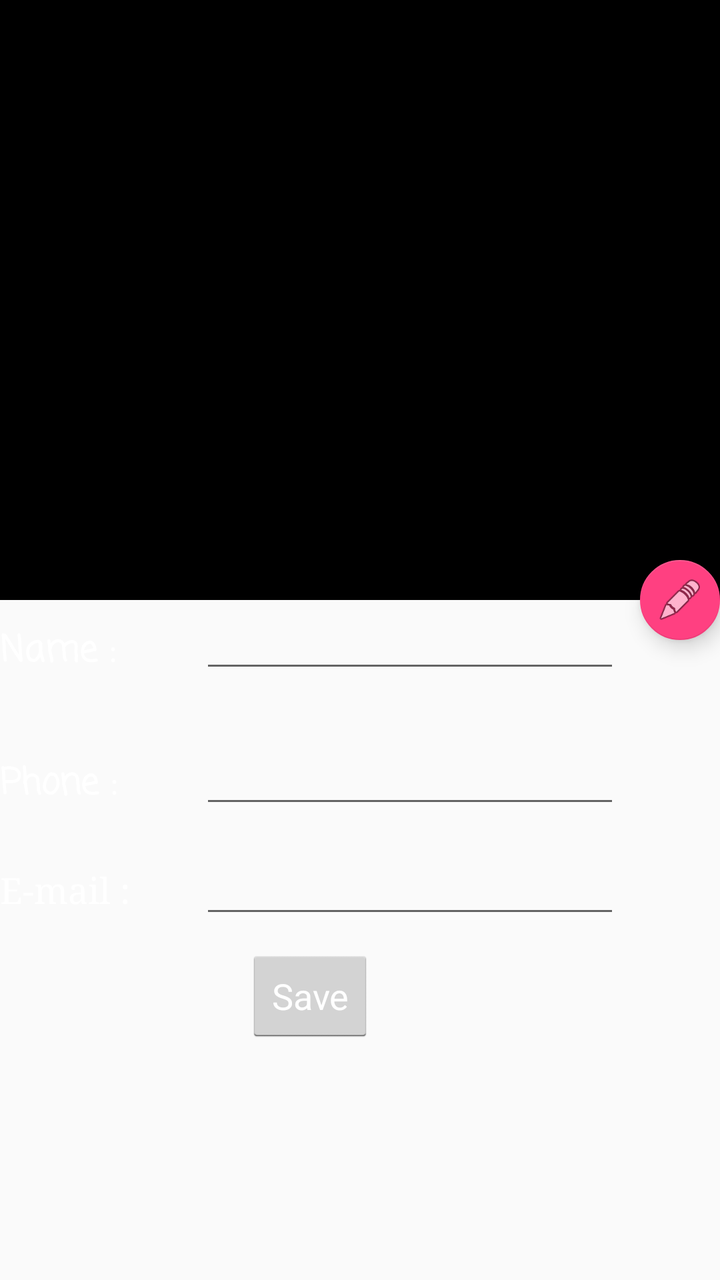
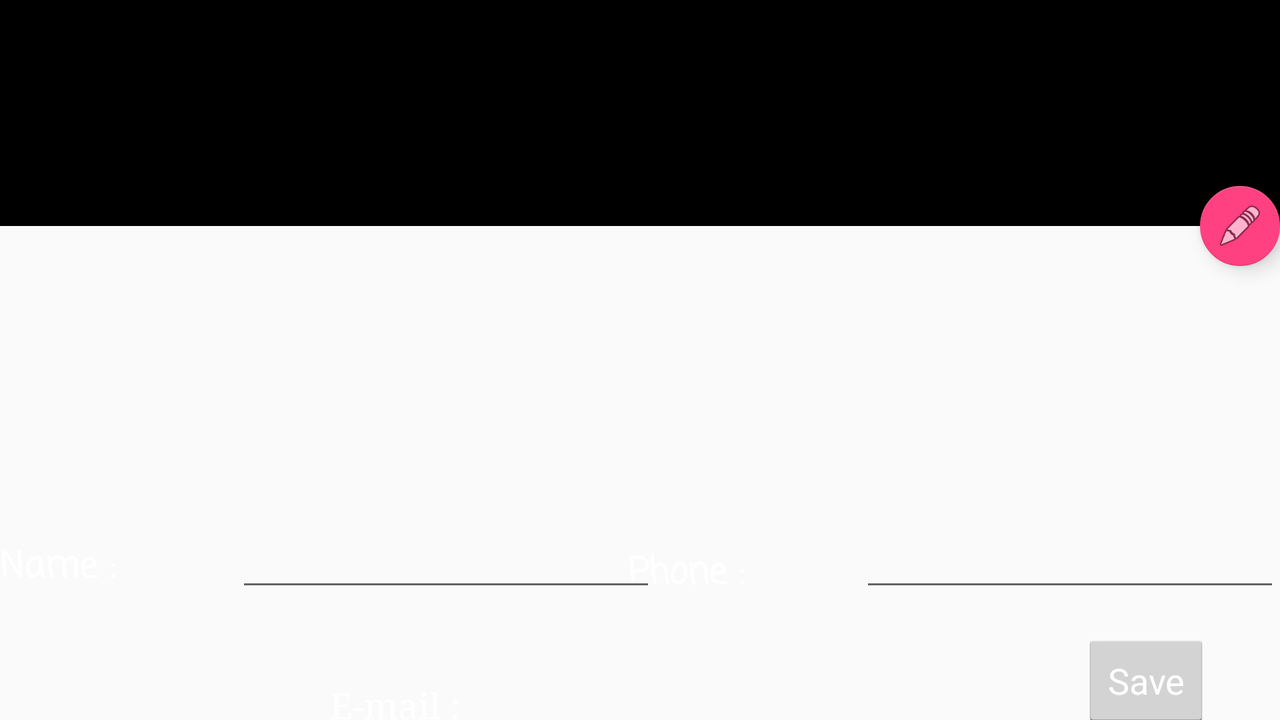

Compare how this app lays out the same screen by default and in its alternative resource folder. The renders come first, then the two layout files and the values they reference.
<!-- AndroidManifest.xml: application theme AppTheme -->
<!-- res/layout/activity_user__profile.xml -->
<?xml version="1.0" encoding="utf-8"?>
<android.support.design.widget.CoordinatorLayout xmlns:android="http://schemas.android.com/apk/res/android"
    xmlns:app="http://schemas.android.com/apk/res-auto"
    android:id="@+id/main_content"
    android:layout_width="match_parent"
    android:background="@drawable/black1_wallpaper"
    android:layout_height="match_parent"

    android:fitsSystemWindows="true">


    <android.support.v4.widget.NestedScrollView
        android:layout_width="match_parent"
        android:layout_height="match_parent"
        app:layout_behavior="@string/appbar_scrolling_view_behavior">


        <RelativeLayout xmlns:android="http://schemas.android.com/apk/res/android"
            xmlns:app="http://schemas.android.com/apk/res-auto"
            xmlns:tools="http://schemas.android.com/tools"
            android:id="@+id/activity_user__profile"
            android:layout_width="wrap_content"
            android:layout_height="500dp">



            <TextView
                android:id="@+id/user_email"
                android:layout_width="100dp"
                android:layout_height="wrap_content"
                android:layout_marginTop="24dp"
                android:fontFamily="serif"
                android:text="E-mail : "
                android:textAlignment="viewStart"
                android:textColor="@android:color/white"
                android:textSize="18sp"
                android:layout_below="@+id/editText_phone"
                android:layout_alignParentStart="true" />

            <TextView
                android:id="@+id/user_name"
                android:layout_width="100dp"
                android:layout_height="wrap_content"
                android:fontFamily="casual"
                android:text="Name : "
                android:textAlignment="viewStart"
                android:textColor="@android:color/background_light"
                android:textSize="18sp"
                android:textStyle="normal|bold"
                android:typeface="normal"
                android:layout_alignParentStart="true"
                android:layout_marginTop="12dp" />

            <TextView
                android:id="@+id/user_phone"
                android:layout_width="100dp"
                android:layout_height="wrap_content"
                android:fontFamily="casual"
                android:text="Phone : "
                android:textAlignment="viewStart"
                android:textColor="@android:color/background_light"
                android:textSize="18sp"
                android:textStyle="normal|bold"
                android:typeface="sans"
                android:layout_marginTop="37dp"
                android:layout_below="@+id/editText_name"
                android:layout_alignParentStart="true" />

            <EditText
                android:id="@+id/editText_name"
                android:layout_width="wrap_content"
                android:layout_height="wrap_content"

                android:layout_toEndOf="@+id/user_name"
                android:ems="10"
                android:hint=" "
                android:inputType="textPersonName"
                android:textColor="@android:color/white" />

            <EditText
                android:id="@+id/editText_phone"
                android:layout_width="wrap_content"
                android:layout_height="wrap_content"
                android:ems="10"
                android:inputType="number"
                android:textColor="@android:color/white"
                android:layout_alignBaseline="@+id/user_phone"
                android:layout_alignBottom="@+id/user_phone"
                android:layout_toEndOf="@+id/user_phone" />

            <EditText
                android:id="@+id/editText_email"
                android:layout_width="wrap_content"
                android:layout_height="wrap_content"
                android:layout_alignBaseline="@+id/user_email"
                android:layout_alignBottom="@+id/user_email"
                android:layout_toEndOf="@+id/user_email"
                android:ems="10"
                android:inputType="textEmailAddress"
                android:textColor="@android:color/white" />

            <Button
                android:id="@+id/button_save"
                style="@android:style/Widget.Holo.Light.Button.Inset"
                android:layout_width="wrap_content"
                android:layout_height="wrap_content"
                android:layout_below="@+id/editText_email"
                android:layout_centerHorizontal="true"
                android:layout_marginTop="10dp"
                android:text="Save"
                android:textColor="@android:color/white" />


        </RelativeLayout>
    </android.support.v4.widget.NestedScrollView>

    <android.support.design.widget.AppBarLayout
        android:id="@+id/appbar"
        android:layout_width="match_parent"
        android:layout_height="300dp"
        android:fitsSystemWindows="true"
        android:theme="@style/ThemeOverlay.AppCompat.Dark.ActionBar">

        <android.support.design.widget.CollapsingToolbarLayout
            android:id="@+id/collapsing_toolbar"
            android:layout_width="match_parent"
            android:layout_height="match_parent"
            android:fitsSystemWindows="true"
            app:contentScrim="?attr/colorPrimary"
            app:expandedTitleMarginEnd="64dp"
            app:expandedTitleMarginStart="48dp"
            app:layout_scrollFlags="scroll|exitUntilCollapsed">

            <ImageView
                android:id="@+id/my_image12"
                android:layout_width="match_parent"
                android:layout_height="match_parent"
                android:fitsSystemWindows="true"
                android:scaleType="centerCrop"
                app:layout_collapseMode="parallax" />

            <android.support.v7.widget.Toolbar
                android:id="@+id/userprofile_toolbar"
                android:layout_width="match_parent"
                android:minHeight="36dp"
                android:layout_height="40dp"
                app:layout_collapseMode="pin"
                app:popupTheme="@android:color/black" />

        </android.support.design.widget.CollapsingToolbarLayout>

    </android.support.design.widget.AppBarLayout>

    <android.support.design.widget.FloatingActionButton
        android:id="@+id/button_edit"
        android:layout_width="wrap_content"
        android:layout_height="wrap_content"
        android:layout_gravity="center_vertical|left"
        android:clickable="true"
        app:fabSize="mini"
        app:layout_anchor="@+id/appbar"
        app:layout_anchorGravity="bottom|right"
        app:srcCompat="@android:drawable/ic_menu_edit" />
</android.support.design.widget.CoordinatorLayout>
<!-- resources referenced by this layout -->
<resources>
  <style name="AppTheme" parent="Theme.AppCompat.Light.NoActionBar">
          
          <item name="colorPrimary">@android:color/black</item>
          <item name="colorPrimaryDark">@color/colorPrimaryDark</item>
          <item name="colorAccent">@color/colorAccent</item>
          <item name="drawerArrowStyle">@style/DrawerArrowStyle</item>
      </style>
  <color name="colorPrimaryDark">#000000</color>
  <color name="colorAccent">#FF4081</color>
  <style name="DrawerArrowStyle" parent="@style/Widget.AppCompat.DrawerArrowToggle">
  
          <item name="color">@color/colorPrimaryDark</item>
      </style>
</resources>
<!-- res/layout-land/activity_user__profile.xml (the author's variant of the layout above) -->
<!-- drawn on the phone turned sideways -->
<?xml version="1.0" encoding="utf-8"?>
<android.support.design.widget.CoordinatorLayout xmlns:android="http://schemas.android.com/apk/res/android"
    xmlns:app="http://schemas.android.com/apk/res-auto"
    android:id="@+id/main_content"
    android:layout_width="match_parent"
    android:background="@drawable/black1_wallpaper"
    android:layout_height="match_parent"

    android:fitsSystemWindows="true">


    <android.support.v4.widget.NestedScrollView
        android:layout_width="match_parent"
        android:layout_height="match_parent"
        app:layout_behavior="@string/appbar_scrolling_view_behavior">


        <RelativeLayout xmlns:android="http://schemas.android.com/apk/res/android"
            xmlns:app="http://schemas.android.com/apk/res-auto"
            xmlns:tools="http://schemas.android.com/tools"
            android:id="@+id/activity_user__profile"
            android:layout_width="wrap_content"
            android:layout_height="500dp">



            <TextView
                android:id="@+id/user_email"
                android:layout_width="100dp"
                android:layout_height="wrap_content"
                android:layout_marginTop="40dp"
                android:fontFamily="serif"
                android:text="E-mail : "
                android:textAlignment="viewStart"
                android:textColor="@android:color/white"
                android:textSize="18sp"
                android:layout_marginEnd="13dp"
                android:layout_below="@+id/editText_name"
                android:layout_toStartOf="@+id/editText_email" />

            <TextView
                android:id="@+id/user_name"
                android:layout_width="100dp"
                android:layout_height="wrap_content"
                android:fontFamily="casual"
                android:text="Name : "
                android:textAlignment="viewStart"
                android:textColor="@android:color/background_light"
                android:textSize="18sp"
                android:textStyle="normal|bold"
                android:typeface="normal"
                android:layout_marginTop="157dp"
                android:layout_alignParentTop="true"
                android:layout_alignParentStart="true" />

            <TextView
                android:id="@+id/user_phone"
                android:layout_width="100dp"
                android:layout_height="wrap_content"
                android:fontFamily="casual"
                android:text="Phone : "
                android:textAlignment="viewStart"
                android:textColor="@android:color/background_light"
                android:textSize="18sp"
                android:textStyle="normal|bold"
                android:typeface="sans"
                android:layout_above="@+id/user_email"
                android:layout_toStartOf="@+id/editText_phone"
                android:layout_marginEnd="16dp" />

            <EditText
                android:id="@+id/editText_name"
                android:layout_width="wrap_content"
                android:layout_height="wrap_content"

                android:ems="10"
                android:hint=" "
                android:inputType="textPersonName"
                android:textColor="@android:color/white"
                android:layout_alignBaseline="@+id/user_name"
                android:layout_alignBottom="@+id/user_name"
                android:layout_toEndOf="@+id/user_name"
                android:layout_marginStart="18dp" />

            <EditText
                android:id="@+id/editText_phone"
                android:layout_width="wrap_content"
                android:layout_height="wrap_content"
                android:ems="10"
                android:inputType="number"
                android:textColor="@android:color/white"
                android:layout_alignBottom="@+id/user_phone"
                android:layout_alignParentEnd="true" />

            <EditText
                android:id="@+id/editText_email"
                android:layout_width="wrap_content"
                android:layout_height="wrap_content"
                android:ems="10"
                android:inputType="textEmailAddress"
                android:textColor="@android:color/white"
                android:layout_marginEnd="53dp"
                android:layout_alignBaseline="@+id/user_email"
                android:layout_alignBottom="@+id/user_email"
                android:layout_toStartOf="@+id/button_save" />

            <Button
                android:id="@+id/button_save"
                style="@android:style/Widget.Holo.Light.Button.Inset"
                android:layout_width="wrap_content"
                android:layout_height="wrap_content"
                android:text="Save"
                android:textColor="@android:color/white"
                android:layout_marginEnd="35dp"
                android:layout_alignBottom="@+id/user_email"
                android:layout_alignParentEnd="true" />


        </RelativeLayout>
    </android.support.v4.widget.NestedScrollView>

    <android.support.design.widget.AppBarLayout
        android:id="@+id/appbar"
        android:layout_width="match_parent"
        android:layout_height="113dp"
        android:fitsSystemWindows="true"
        android:theme="@style/ThemeOverlay.AppCompat.Dark.ActionBar">

        <android.support.design.widget.CollapsingToolbarLayout
            android:id="@+id/collapsing_toolbar"
            android:layout_width="match_parent"
            android:layout_height="156dp"
            android:fitsSystemWindows="true"
            app:contentScrim="?attr/colorPrimary"
            app:expandedTitleMarginEnd="64dp"
            app:expandedTitleMarginStart="48dp"
            app:layout_scrollFlags="scroll|exitUntilCollapsed">

            <android.support.v7.widget.Toolbar
                android:id="@+id/userprofile_toolbar"
                android:layout_width="match_parent"
                android:minHeight="36dp"
                android:layout_height="40dp"
                app:layout_collapseMode="pin"
                app:popupTheme="@android:color/black" />

        </android.support.design.widget.CollapsingToolbarLayout>

    </android.support.design.widget.AppBarLayout>

    <android.support.design.widget.FloatingActionButton
        android:id="@+id/button_edit"
        android:layout_width="wrap_content"
        android:layout_height="wrap_content"
        android:layout_gravity="center_vertical|left"
        android:clickable="true"
        app:fabSize="mini"
        app:layout_anchor="@+id/appbar"
        app:layout_anchorGravity="bottom|right"
        app:srcCompat="@android:drawable/ic_menu_edit" />

    <ImageView
        android:id="@+id/my_image12"
        android:layout_width="match_parent"
        android:layout_height="250dp"
        android:fitsSystemWindows="true"
        android:scaleType="centerCrop"
        app:layout_collapseMode="parallax" />
</android.support.design.widget.CoordinatorLayout>
